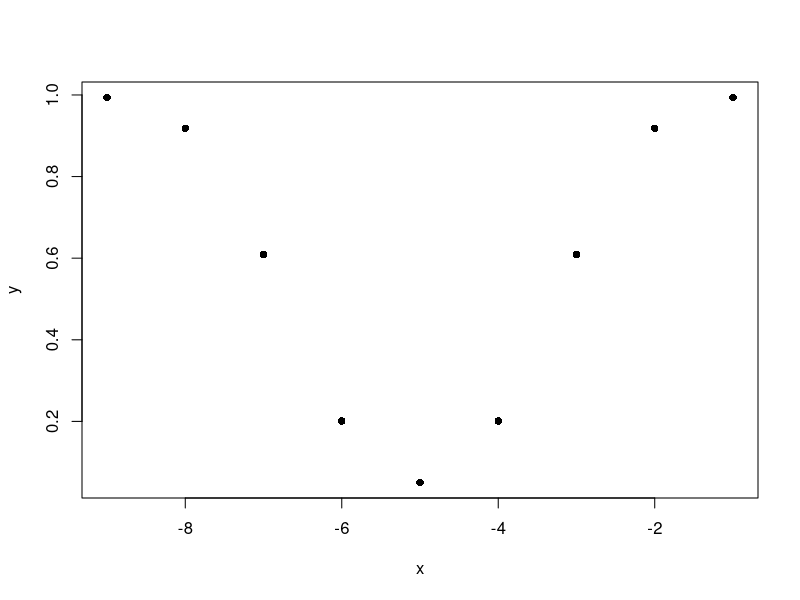

Generate this figure with R:
#Homework 4

#1
# Assuming age is normally distributed in this population,
# is there evidence at the 0.1 level that the population mean age is less than 60 years?
# Conduct a hypothesis test.

dat <- c(62,62, 68,48,51,57,57,41,62,50,53,34,62,61)

t.test(x = dat, alternative = "less", conf.level = .9, mu = 60)

#yes there is evidence that the true mean is less than 60 according to our hypothesis test

#2
#a
t = -1.8/((sqrt(26.01)/10))
pt(t, 99)
#
#Yes, there is evidence that the population mean percent change in weight is different
#from 0 according to this hypothesis test

#b
xbar <- -1.8
s <- sqrt(26.01)

upper <- xbar + 2.576*s/10
lower <- xbar - 2.576*s/10
lower
upper
#Clinical effectiveness was defined to be a change of -5, and our interval does not
#contain that, so we conclude that the intervention is not clinically effective.

#c
t = (-1.8 + 5) / ( (sqrt(26.01) / 10) )
pt(t, 99, lower.tail = TRUE)

# the test statistic is approximately equal to 6.275, and the p-value is equal to 1.

#d 
# Since clinical effectiveness was defined to be -5, and our sample showed a statistic
# of -1.8, which is not very close to -5 in this situation, we could draw the conclusion
# without doing any testing that the intervention is not effective.


#3
#a
library(pwr)
pwr.norm.test(d = (-4+5) / sqrt(40), n = 50, sig.level = .05, power = NULL,
           alternative = 'two.sided')

# \muA | Power
# -9 | .9940
# -8 | .9184
# -7 | .6088
# -6 | .2010
# -5 | .05
# -4 | .2010
# -3 | .6088
# -2 | .9184
# -1 | .9940
# 

#b
 x <- c(-9:-1)
y <- c(.9940,.9184,.6088,.2010,.05,.2010,.6088,.9184,.9940)
plot(y~ x, pch = 16)

#c
pwr.norm.test(d = (-6+5) / sqrt(40), n = NULL, sig.level = .05, power = .9,
           alternative = 'two.sided')

#she would need a sample size of 421 individuals
